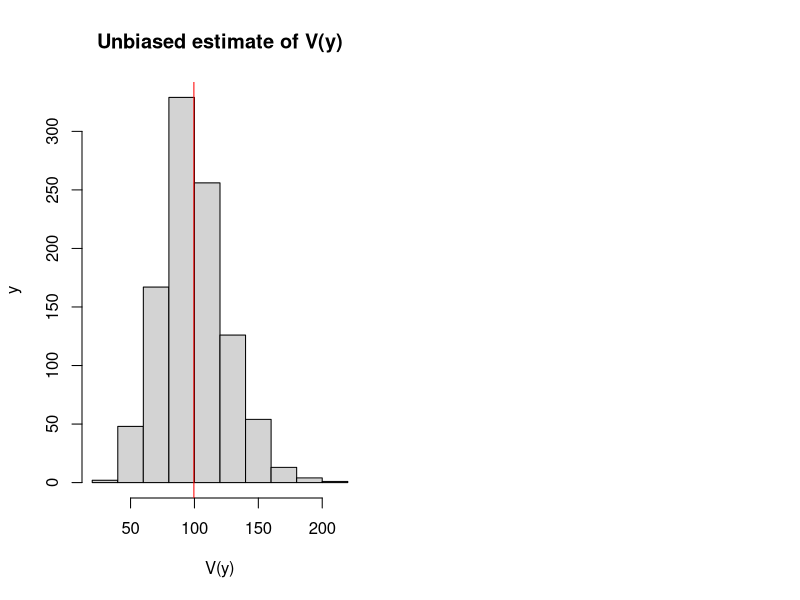

The R source for this figure: (Note: this script raises an error after producing the figure.)
## ---- chunk 1
mu <- 100
sigma <- 10
nIterations <- 1000
# Generate data from normal distribution, 10,000 observations
y <- rnorm(10000,mu,sigma)
# This is the function, which will calculate the two variances
varFunction <- function(y){
   return(c(var(y), mean((y-mean(y))^2)))
}
# Calculate biased and unbiased variances for the sample of 30 observations,
# repeat nIterations times
varValues <- replicate(nIterations, varFunction(sample(y,30)))
## ---- chunk 2
par(mfcol=c(1,2))
# Histogram of unbiased estimate
hist(varValues[1,], xlab="V(y)", ylab="y", main="Unbiased estimate of V(y)")
abline(v=mean(varValues[1,]), col="red")
legend("topright",legend=TeX(paste0("E$\\left(V(y)\\right)$=",round(mean(varValues[1,]),2))),lwd=1,col="red")

# Histogram of the biased estimate
hist(varValues[2,], xlab="V(y)", ylab="y", main="Biased estimate of V(y)")
abline(v=mean(varValues[2,]), col="red")
legend("topright",legend=TeX(paste0("E$\\left(V(y)\\right)$=",round(mean(varValues[2,]),2))),lwd=1,col="red")
## ---- chunk 3
knitr::include_graphics("images/02-statistics-efficiency.png")
## ---- chunk 4
knitr::include_graphics("images/02-statistics-consistency.png")
## ---- chunk 5
plot(seq(-5,5,0.1), dnorm(seq(-5,5,0.1)), xlab=TeX("$\\hat{\\mu}$"), ylab="Density", type="l")
lines(seq(-5,5,0.1), dnorm(seq(-5,5,0.1)), lwd=1, lty=1, col="darkblue")
lines(c(-5,5), c(0,0), col="black", lwd=1)
abline(v=0, col="darkblue", lwd=2)
legend("topright",legend=c(TeX("$\\mu$")),
       lwd=c(2), col=c("darkblue"))
## ---- chunk 6
plot(seq(-5,5,0.1), dnorm(seq(-5,5,0.1)), xlab=TeX("$\\hat{\\mu}$"), ylab="Density", type="l",
     lwd=0, lty=0, col="darkblue")
polygon(c(seq(-5,5,0.1),rev(seq(-5,5,0.1))),
        c(dnorm(seq(-5,5,0.1)),rep(0,length(seq(-5,5,0.1)))), col="grey95", lty=0)
lines(seq(-5,5,0.1), dnorm(seq(-5,5,0.1)), lwd=1, lty=1, col="darkblue")
lines(c(-5,5), c(0,0), col="black", lwd=1)
polygon(c(seq(-5,qnorm(0.025),0.1),rev(seq(-5,qnorm(0.025),0.1))),
        c(dnorm(seq(-5,qnorm(0.025),0.1)), rep(0,length(seq(-5,qnorm(0.025),0.1)))), col="grey")
polygon(c(seq(qnorm(0.975),5,0.1),rev(seq(qnorm(0.975),5,0.1))),
        c(dnorm(seq(qnorm(0.975),5,0.1)), rep(0,length(seq(qnorm(0.975),5,0.1)))), col="grey")
abline(v=qnorm(c(0.025,0.975)), col="darkred", lwd=2)
abline(v=0, col="darkblue", lwd=2)
legend("topright",legend=c(TeX("$\\mu$"),"bounds",TeX("$1-\\alpha$"),TeX("$\\alpha$")),
       lwd=c(2,2,6,6), col=c("darkblue","darkred","grey95","grey"))
## ---- chunk 7
plot(seq(-5,5,0.1), dnorm(seq(-5,5,0.1),-1), xlab=TeX("$\\hat{\\mu}$"), ylab="Density", type="l", xlim=c(-5,5),
     lwd=1,lty=2, col="darkblue")
polygon(c(seq(-5,5,0.1),rev(seq(-5,5,0.1))),
        c(dnorm(seq(-5,5,0.1),-1),rep(0,length(seq(-5,5,0.1)))),col="grey95",lty=0)
polygon(c(seq(-5,5,0.1),rev(seq(-5,5,0.1))),
        c(dnorm(seq(-5,5,0.1),0),rep(0,length(seq(-5,5,0.1)))),col="white",lty=0)
lines(c(-5,5), c(0,0), col="black", lwd=1)
lines(seq(-5,5,0.1), dnorm(seq(-5,5,0.1),-1), lwd=1, lty=2, col="darkblue")
lines(seq(-5,5,0.1), dnorm(seq(-5,5,0.1)), lwd=2, lty=1, col="darkgreen")
abline(v=qnorm(c(0.025,0.975)), col="darkred", lwd=2)
abline(v=-1, col="darkblue", lwd=1, lty=2)
abline(v=0, col="darkgreen", lwd=2)
legend("topright",legend=c(TeX("$\\mu$"),"Sample mean","Bounds","True PDF","Assumed PDF"),
       lwd=c(1,2,2,1,2), col=c("darkblue","darkgreen","darkred","darkblue","darkgreen"), lty=c(2,1,1,2,1))
## ---- chunk 8
plot(seq(-3,3,0.1),dnorm(seq(-3,3,0.1)),type="l",ylab="Density",xlab="y",main="PDF of Normal distribution")
abline(v=0, col="red")
text(0.5,0.05,TeX("$\\mu =0$"))
## ---- chunk 9
plot(seq(-3,3,0.01),dlaplace(seq(-3,3,0.01)),type="l",ylab="Density",xlab="y",main="PDF of Laplace distribution")
abline(v=0, col="red")
## ---- chunk 10
plot(seq(-3,3,0.01),ds(seq(-3,3,0.01)),type="l",ylab="Density",xlab="y",main="PDF of S distribution")
abline(v=0, col="red")
## ---- chunk 11
plot(seq(-3,3,0.01),dgnorm(seq(-3,3,0.01),0,1,0.5),type="l",ylab="Density",xlab="y",main="PDF of Generalised Normal distribution",
     ylim=c(0,0.6))
lines(seq(-3,3,0.01),dgnorm(seq(-3,3,0.01),0,1,1),col="darkblue")
lines(seq(-3,3,0.01),dgnorm(seq(-3,3,0.01),0,1,2),col="darkred")
lines(seq(-3,3,0.01),dgnorm(seq(-3,3,0.01),0,1,1000),col="purple")
abline(v=0, col="red")
legend("topright",legend=c(TeX("$\\beta =0.5$"),TeX("$\\beta =1$"),TeX("$\\beta =2$"),TeX("$\\beta =1000$")),
       col=c("black","darkblue","darkred","purple"),lwd=1)
## ---- chunk 12
plot(seq(-3,3,0.01),dalaplace(seq(-3,3,0.01),0,1,0.5),type="l",ylab="Density",xlab="y",main="PDF of Asymmetric Laplace distribution",
     ylim=c(0,0.6))
lines(seq(-3,3,0.01),dalaplace(seq(-3,3,0.01),0,1,0.2),col="darkblue")
lines(seq(-3,3,0.01),dalaplace(seq(-3,3,0.01),0,1,0.8),col="darkred")
abline(v=0, col="red")
legend("topright",legend=c(TeX("$\\alpha =0.5$"),TeX("$\\alpha =0.2$"),TeX("$\\alpha =0.8$")),
       col=c("black","darkblue","darkred"),lwd=1)
## ---- chunk 13
plot(seq(0,6,0.01),dinvgauss(seq(0,6,0.01),1,dispersion=10),type="l",ylab="Density",xlab="y",main="PDF of Inverse Gaussian distribution")
lines(seq(0,6,0.01),dinvgauss(seq(0,6,0.01),1,dispersion=1),col="darkblue")
lines(seq(0,6,0.01),dinvgauss(seq(0,6,0.01),1,dispersion=0.1),col="darkred")
abline(v=1, col="red")
legend("topright",legend=c(TeX("$s =10$"),TeX("$s =1$"),TeX("$s =0.1$")),
       col=c("black","darkblue","darkred"),lwd=1)
## ---- chunk 14
y <- rnorm(1000, 100, 10)
hist(y, xlim=c(50,150), main="", probability=TRUE)
## ---- chunk 15
sum(dnorm(y,80,10,log=T))
## ---- chunk 16
y <- rlnorm(1000, log(80), 0.4)
hist(y, main="", probability=T, xlim=c(0,300))
lines(c(0:300),dnorm(c(0:300),mean(y),sd(y)),col="blue",lwd=2)
## ---- chunk 17
hist(y, main="", probability=T, xlim=c(0,300))
lines(c(0:300),dlnorm(c(0:300),mean(log(y)),sd(log(y))),col="red",lwd=2)
## ---- chunk 18
par(mar=c(1,1,1,1))
plot(c(0,-3,-6,3,6),c(0,2,-6,5,-1),xlim=c(-8,8),ylim=c(-8,8),pch=16,axes=F,xlab="",ylab="")
lines(c(0,-3),c(0,2), col="grey", lty=2)
lines(c(0,-6),c(0,-6), col="grey", lty=2)
lines(c(0,3),c(0,5), col="grey", lty=2)
lines(c(0,6),c(0,-1), col="grey", lty=2)
points(0,0,col="red",pch=16)
text(c(0,-3,-6,3,6),c(0,2,-6,5,-1),c("True model","Model 1","Model 2","Model 3","Model 4"),pos=3)
box()
